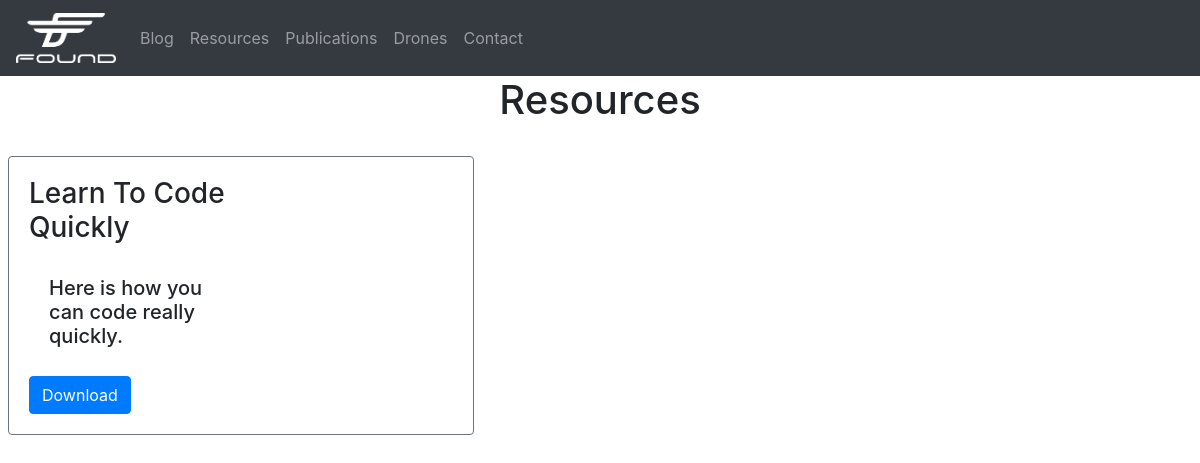
The page /resource on the database as committed earlier.
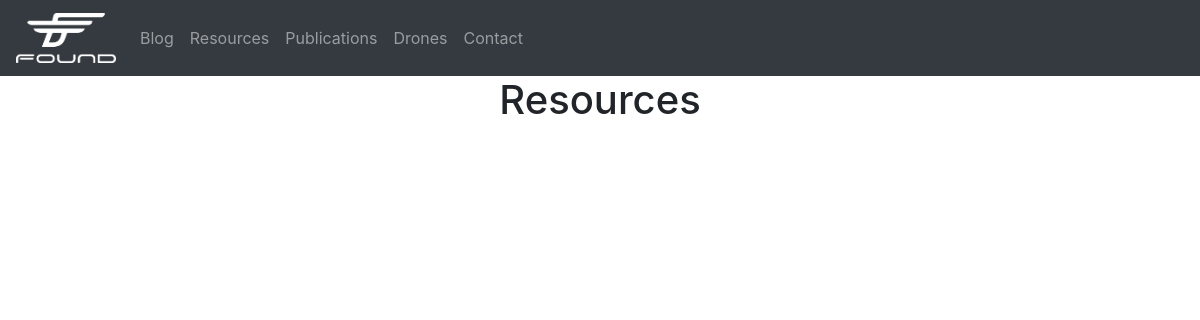
The same page on the database as committed later.
### resources/models.py (models this page shows)
class Resource(models.Model):
    title = models.CharField(max_length=50)
    author = models.CharField(max_length=100)
    description = models.TextField()
    file = models.FileField(upload_to='resource_files')

### resources/views.py (the view)
# urls.py: path('', views.resource_home, name='resource-home'),
def resource_home(request):
    res = Resource.objects.all()
    context = {
        'res':res,
    }
    return render(request, 'resourcehome.html', context)

### resources/templates/resourcehome.html
{% extends 'base.html' %}
{% block content %}
<h1 class="text-center"> Resources </h1>
<div class="row">
  {% for n in res %}
  <div class="col-sm-6 d-flex align-items-stretch">
    <div class="card border-secondary mx-2 my-4">
      <div class="row card-body">
        <div class="col-sm-6">
          <h3 class="card-title">{{ n.title }}</h3>
          <h5 class="card-body">{{ n.description }}</h5>
          <a href="{{ n.file }}" download class="btn btn-primary">Download</a>
        </div>
      </div>
    </div>
  </div>
  {% endfor %}
{% endblock %}

Rows that differ between the two databases and show on the page:
removed Resource: title "Learn To Code Quickly", description "Here is how you can code really quickly."
